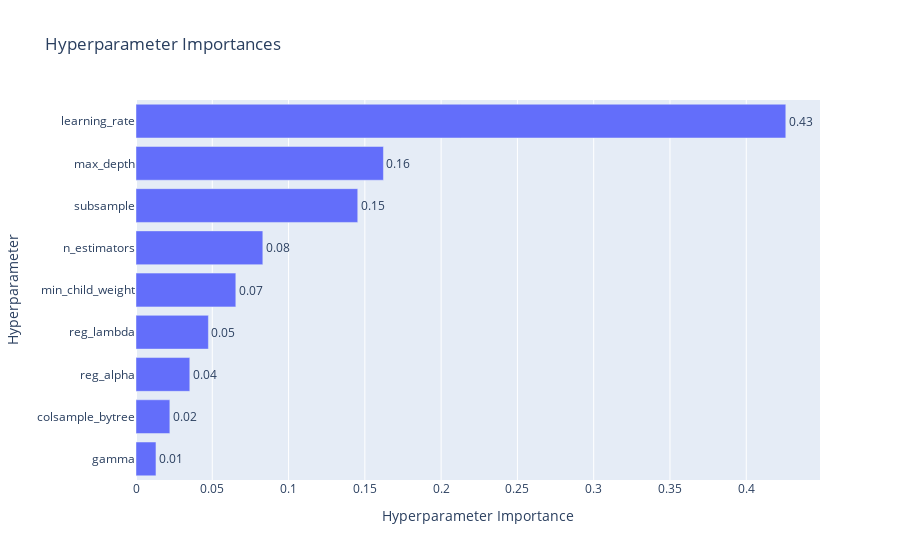
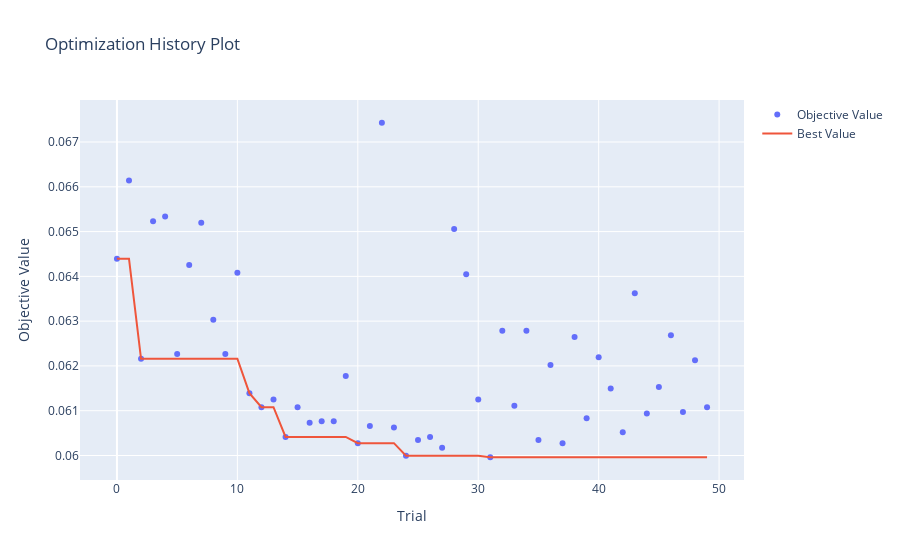

Here is the notebook cell these charts were saved with, in order:
### Markdown cell above
## Hyperparameter tuning with Optuna

### Code cell
import os
import pandas as pd
import xgboost as xgb
import optuna
from optuna.visualization import plot_param_importances, plot_optimization_history
from sklearn.metrics import accuracy_score
from sklearn.model_selection import train_test_split

# Split the data
X_train, X_valid, y_train, y_valid = train_test_split(X, y, test_size=0.2, random_state=42)

# Define the objective function for Optuna
def objective(trial):
    params = {
        'max_depth': trial.suggest_int('max_depth', 3, 10),
        'learning_rate': trial.suggest_float('learning_rate', 0.01, 0.3),
        'n_estimators': trial.suggest_int('n_estimators', 100, 500),
        'subsample': trial.suggest_float('subsample', 0.6, 1.0),
        'colsample_bytree': trial.suggest_float('colsample_bytree', 0.6, 1.0),
        'gamma': trial.suggest_float('gamma', 0, 5),
        'min_child_weight': trial.suggest_int('min_child_weight', 1, 10),
        'reg_alpha': trial.suggest_float('reg_alpha', 0, 1),
        'reg_lambda': trial.suggest_float('reg_lambda', 0, 1),
        'eval_metric': 'logloss'  # Internal metric for XGBoost
    }

    # Initialize and train the model
    model = xgb.XGBClassifier(**params, enable_categorical=True, random_state=42)
    model.fit(X_train, y_train)
    
    # Predictions and accuracy calculation
    y_pred = model.predict(X_valid)
    accuracy = accuracy_score(y_valid, y_pred)
    
    # Return 1 - accuracy to minimize in Optuna
    return 1 - accuracy

# Create and run the Optuna study
study = optuna.create_study(direction='minimize')
study.optimize(objective, n_trials=50)

# Display the best parameters and score
print("Best parameters:", study.best_params)
print("Best accuracy:", 1 - study.best_value)

# Retrain the best model on the entire dataset
best_params = study.best_params
best_model = xgb.XGBClassifier(
    **best_params,
    enable_categorical=True,
    random_state=42
)

best_model.fit(X, y)

# Predictions for test data
df_test_features = df_test.drop('id', axis=1)
y_pred_test = best_model.predict(df_test_features)

# Save predictions for Kaggle if not in Kaggle environment
if not os.getenv('KAGGLE_KERNEL_RUN_TYPE'):
    output = pd.DataFrame({'id': df_test['id'], 'Depression': y_pred_test})
    output.to_csv('kaggle/working/submission_optuna.csv', index=False)

# Visualizations
plot_param_importances(study).show()
plot_optimization_history(study).show()

### Figure 1 — Plotly figure (JSON) as saved in the notebook; plotly's stock layout.template omitted (floating-point values rounded to 4 significant figures)
{"data": [{"cliponaxis": false, "hovertemplate": ["gamma (FloatDistribution): 0.013091829383774444<extra></extra>", "colsample_bytree (FloatDistribution): 0.02218702311853991<extra></extra>", "reg_alpha (FloatDistribution): 0.0352613104398105<extra></extra>", "reg_lambda (FloatDistribution): 0.04745284718410157<extra></extra>", "min_child_weight (IntDistribution): 0.06542707158776655<extra></extra>", "n_estimators (IntDistribution): 0.08313387688395901<extra></extra>", "subsample (FloatDistribution): 0.14534470466846522<extra></extra>", "max_depth (IntDistribution): 0.16218767880385487<extra></extra>", "learning_rate (FloatDistribution): 0.42591365792972796<extra></extra>"], "name": "Objective Value", "orientation": "h", "text": ["0.01", "0.02", "0.04", "0.05", "0.07", "0.08", "0.15", "0.16", "0.43"], "textposition": "outside", "type": "bar", "x": [0.01309, 0.02219, 0.03526, 0.04745, 0.06543, 0.08313, 0.1453, 0.1622, 0.4259], "y": ["gamma", "colsample_bytree", "reg_alpha", "reg_lambda", "min_child_weight", "n_estimators", "subsample", "max_depth", "learning_rate"]}], "layout": {"title": {"text": "Hyperparameter Importances"}, "xaxis": {"title": {"text": "Hyperparameter Importance"}}, "yaxis": {"title": {"text": "Hyperparameter"}}}}

### Figure 2 — Plotly figure (JSON) as saved in the notebook; plotly's stock layout.template omitted (floating-point values rounded to 4 significant figures)
{"data": [{"mode": "markers", "name": "Objective Value", "type": "scatter", "x": [0, 1, 2, 3, 4, 5, 6, 7, 8, 9, 10, 11, 12, 13, 14, 15, 16, 17, 18, 19, 20, 21, 22, 23, 24, 25, 26, 27, 28, 29, 30, 31, 32, 33, 34, 35, 36, 37, 38, 39, 40, 41, 42, 43, 44, 45, 46, 47, 48, 49], "y": [0.06439, 0.06614, 0.06216, 0.06523, 0.06534, 0.06226, 0.06425, 0.0652, 0.06303, 0.06226, 0.06408, 0.06139, 0.06108, 0.06125, 0.06041, 0.06108, 0.06073, 0.06076, 0.06076, 0.06178, 0.06028, 0.06066, 0.06743, 0.06062, 0.06, 0.06034, 0.06041, 0.06017, 0.06506, 0.06404, 0.06125, 0.05996, 0.06279, 0.06111, 0.06279, 0.06034, 0.06202, 0.06028, 0.06265, 0.06083, 0.06219, 0.0615, 0.06052, 0.06363, 0.06094, 0.06153, 0.06268, 0.06097, 0.06212, 0.06108]}, {"mode": "lines", "name": "Best Value", "type": "scatter", "x": [0, 1, 2, 3, 4, 5, 6, 7, 8, 9, 10, 11, 12, 13, 14, 15, 16, 17, 18, 19, 20, 21, 22, 23, 24, 25, 26, 27, 28, 29, 30, 31, 32, 33, 34, 35, 36, 37, 38, 39, 40, 41, 42, 43, 44, 45, 46, 47, 48, 49], "y": [0.06439, 0.06439, 0.06216, 0.06216, 0.06216, 0.06216, 0.06216, 0.06216, 0.06216, 0.06216, 0.06216, 0.06139, 0.06108, 0.06108, 0.06041, 0.06041, 0.06041, 0.06041, 0.06041, 0.06041, 0.06028, 0.06028, 0.06028, 0.06028, 0.06, 0.06, 0.06, 0.06, 0.06, 0.06, 0.06, 0.05996, 0.05996, 0.05996, 0.05996, 0.05996, 0.05996, 0.05996, 0.05996, 0.05996, 0.05996, 0.05996, 0.05996, 0.05996, 0.05996, 0.05996, 0.05996, 0.05996, 0.05996, 0.05996]}, {"marker": {"color": "#cccccc"}, "mode": "markers", "name": "Infeasible Trial", "showlegend": false, "type": "scatter", "x": [], "y": []}], "layout": {"title": {"text": "Optimization History Plot"}, "xaxis": {"title": {"text": "Trial"}}, "yaxis": {"title": {"text": "Objective Value"}}}}
